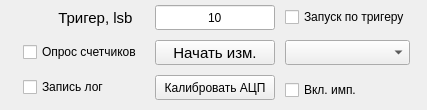
<?xml version="1.0" encoding="UTF-8"?>
<ui version="4.0">
 <class>Form</class>
 <widget class="QWidget" name="Form">
  <property name="geometry">
   <rect>
    <x>0</x>
    <y>0</y>
    <width>427</width>
    <height>110</height>
   </rect>
  </property>
  <property name="sizePolicy">
   <sizepolicy hsizetype="Expanding" vsizetype="Expanding">
    <horstretch>0</horstretch>
    <verstretch>0</verstretch>
   </sizepolicy>
  </property>
  <property name="minimumSize">
   <size>
    <width>420</width>
    <height>110</height>
   </size>
  </property>
  <property name="windowTitle">
   <string>Form</string>
  </property>
  <layout class="QGridLayout" name="gridLayout">
   <property name="topMargin">
    <number>5</number>
   </property>
   <property name="rightMargin">
    <number>5</number>
   </property>
   <property name="bottomMargin">
    <number>5</number>
   </property>
   <property name="horizontalSpacing">
    <number>5</number>
   </property>
   <property name="verticalSpacing">
    <number>0</number>
   </property>
   <item row="0" column="0">
    <layout class="QGridLayout" name="gridLayout_meas" rowstretch="0,0,0,0" columnstretch="0,0,0,0,0">
     <property name="sizeConstraint">
      <enum>QLayout::SetDefaultConstraint</enum>
     </property>
     <property name="leftMargin">
      <number>5</number>
     </property>
     <property name="topMargin">
      <number>0</number>
     </property>
     <property name="rightMargin">
      <number>5</number>
     </property>
     <property name="bottomMargin">
      <number>5</number>
     </property>
     <property name="spacing">
      <number>10</number>
     </property>
     <item row="2" column="2">
      <widget class="QPushButton" name="pushButton_run_measure">
       <property name="sizePolicy">
        <sizepolicy hsizetype="Preferred" vsizetype="Fixed">
         <horstretch>0</horstretch>
         <verstretch>0</verstretch>
        </sizepolicy>
       </property>
       <property name="minimumSize">
        <size>
         <width>100</width>
         <height>25</height>
        </size>
       </property>
       <property name="font">
        <font>
         <family>MS Shell Dlg 2</family>
         <pointsize>11</pointsize>
         <weight>50</weight>
         <italic>false</italic>
         <bold>false</bold>
        </font>
       </property>
       <property name="styleSheet">
        <string notr="true">font: 11pt &quot;MS Shell Dlg 2&quot;;</string>
       </property>
       <property name="text">
        <string>Начать изм.</string>
       </property>
      </widget>
     </item>
     <item row="0" column="2">
      <widget class="QLineEdit" name="lineEdit_trigger">
       <property name="minimumSize">
        <size>
         <width>120</width>
         <height>25</height>
        </size>
       </property>
       <property name="styleSheet">
        <string notr="true">font: 11pt &quot;MS Shell Dlg 2&quot;;</string>
       </property>
       <property name="text">
        <string>10</string>
       </property>
       <property name="alignment">
        <set>Qt::AlignCenter</set>
       </property>
       <property name="dragEnabled">
        <bool>false</bool>
       </property>
       <property name="readOnly">
        <bool>false</bool>
       </property>
       <property name="clearButtonEnabled">
        <bool>false</bool>
       </property>
      </widget>
     </item>
     <item row="0" column="1">
      <widget class="QLabel" name="label_58">
       <property name="minimumSize">
        <size>
         <width>100</width>
         <height>0</height>
        </size>
       </property>
       <property name="font">
        <font>
         <family>MS Shell Dlg 2</family>
         <pointsize>11</pointsize>
         <weight>50</weight>
         <italic>false</italic>
         <bold>false</bold>
        </font>
       </property>
       <property name="styleSheet">
        <string notr="true">font: 11pt &quot;MS Shell Dlg 2&quot;;</string>
       </property>
       <property name="text">
        <string>Тригер, lsb   </string>
       </property>
       <property name="alignment">
        <set>Qt::AlignRight|Qt::AlignTrailing|Qt::AlignVCenter</set>
       </property>
      </widget>
     </item>
     <item row="0" column="3">
      <widget class="QCheckBox" name="checkBox_enable_trig_meas">
       <property name="styleSheet">
        <string notr="true">font: 11pt &quot;MS Shell Dlg 2&quot;;</string>
       </property>
       <property name="text">
        <string>Запуск по тригеру</string>
       </property>
       <property name="checked">
        <bool>false</bool>
       </property>
      </widget>
     </item>
     <item row="3" column="1">
      <widget class="QCheckBox" name="checkBox_wr_log">
       <property name="styleSheet">
        <string notr="true">font: 11pt &quot;MS Shell Dlg 2&quot;</string>
       </property>
       <property name="text">
        <string>Запись лог</string>
       </property>
      </widget>
     </item>
     <item row="3" column="2">
      <widget class="QPushButton" name="pushButton_calibr_acq">
       <property name="minimumSize">
        <size>
         <width>100</width>
         <height>25</height>
        </size>
       </property>
       <property name="styleSheet">
        <string notr="true">font: 11pt &quot;MS Shell Dlg 2&quot;;</string>
       </property>
       <property name="text">
        <string>Калибровать АЦП</string>
       </property>
      </widget>
     </item>
     <item row="3" column="0">
      <spacer name="horizontalSpacer_40">
       <property name="orientation">
        <enum>Qt::Horizontal</enum>
       </property>
       <property name="sizeHint" stdset="0">
        <size>
         <width>40</width>
         <height>20</height>
        </size>
       </property>
      </spacer>
     </item>
     <item row="2" column="4">
      <spacer name="horizontalSpacer">
       <property name="orientation">
        <enum>Qt::Horizontal</enum>
       </property>
       <property name="sizeHint" stdset="0">
        <size>
         <width>40</width>
         <height>20</height>
        </size>
       </property>
      </spacer>
     </item>
     <item row="2" column="3">
      <widget class="QComboBox" name="comboBox_filter">
       <property name="minimumSize">
        <size>
         <width>0</width>
         <height>25</height>
        </size>
       </property>
       <property name="styleSheet">
        <string notr="true">font: 11pt &quot;MS Shell Dlg 2&quot;;</string>
       </property>
      </widget>
     </item>
     <item row="3" column="3">
      <widget class="QCheckBox" name="checkBox_enable_test_csa">
       <property name="sizePolicy">
        <sizepolicy hsizetype="Preferred" vsizetype="Preferred">
         <horstretch>0</horstretch>
         <verstretch>0</verstretch>
        </sizepolicy>
       </property>
       <property name="minimumSize">
        <size>
         <width>100</width>
         <height>30</height>
        </size>
       </property>
       <property name="layoutDirection">
        <enum>Qt::LeftToRight</enum>
       </property>
       <property name="styleSheet">
        <string notr="true">font: 11pt &quot;MS Shell Dlg 2&quot;;</string>
       </property>
       <property name="text">
        <string>Вкл. имп.</string>
       </property>
       <property name="tristate">
        <bool>false</bool>
       </property>
      </widget>
     </item>
     <item row="2" column="1">
      <widget class="QCheckBox" name="checkBox_request_hist">
       <property name="minimumSize">
        <size>
         <width>122</width>
         <height>0</height>
        </size>
       </property>
       <property name="styleSheet">
        <string notr="true">font: 11pt &quot;MS Shell Dlg 2&quot;</string>
       </property>
       <property name="text">
        <string>Опрос счетчиков</string>
       </property>
      </widget>
     </item>
    </layout>
   </item>
  </layout>
 </widget>
 <resources/>
 <connections/>
</ui>
